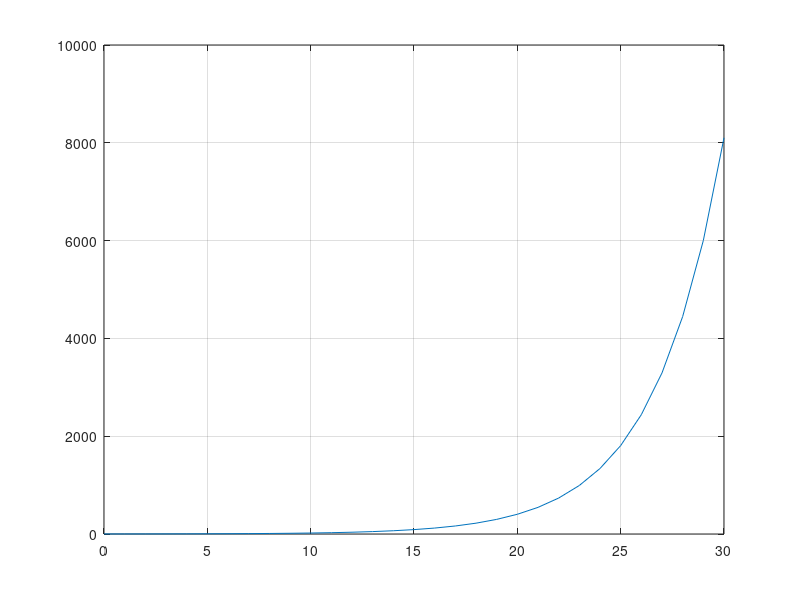

This chart was generated by the following MATLAB code:
% 自由增长模型演示程序

ts = 0 : 30;   % 时间天数
lambda = 0.3;  % 每个病人每天感染人数
x0 = 1;   % 初始病人数
infective = x0 * exp(lambda * ts);   % 病人数指数增长
plot(ts, infective);
grid;